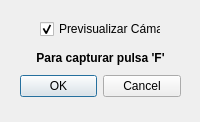
<?xml version="1.0" encoding="UTF-8"?>
<ui version="4.0">
 <class>capturardecamara</class>
 <widget class="QDialog" name="capturardecamara">
  <property name="geometry">
   <rect>
    <x>0</x>
    <y>0</y>
    <width>200</width>
    <height>122</height>
   </rect>
  </property>
  <property name="windowTitle">
   <string>Capturar desde Cámara...</string>
  </property>
  <widget class="QDialogButtonBox" name="buttonBox_previsualizarcamara">
   <property name="geometry">
    <rect>
     <x>20</x>
     <y>70</y>
     <width>161</width>
     <height>32</height>
    </rect>
   </property>
   <property name="orientation">
    <enum>Qt::Horizontal</enum>
   </property>
   <property name="standardButtons">
    <set>QDialogButtonBox::Cancel|QDialogButtonBox::Ok</set>
   </property>
  </widget>
  <widget class="QCheckBox" name="checkBox_previsualizarcamara">
   <property name="geometry">
    <rect>
     <x>40</x>
     <y>20</y>
     <width>121</width>
     <height>18</height>
    </rect>
   </property>
   <property name="text">
    <string>Previsualizar Cámara</string>
   </property>
   <property name="checked">
    <bool>true</bool>
   </property>
  </widget>
  <widget class="QLabel" name="label">
   <property name="geometry">
    <rect>
     <x>30</x>
     <y>50</y>
     <width>141</width>
     <height>16</height>
    </rect>
   </property>
   <property name="font">
    <font>
     <weight>75</weight>
     <bold>true</bold>
    </font>
   </property>
   <property name="text">
    <string>Para capturar pulsa 'F'</string>
   </property>
   <property name="alignment">
    <set>Qt::AlignCenter</set>
   </property>
  </widget>
 </widget>
 <resources/>
 <connections>
  <connection>
   <sender>buttonBox_previsualizarcamara</sender>
   <signal>accepted()</signal>
   <receiver>capturardecamara</receiver>
   <slot>accept()</slot>
   <hints>
    <hint type="sourcelabel">
     <x>248</x>
     <y>254</y>
    </hint>
    <hint type="destinationlabel">
     <x>157</x>
     <y>274</y>
    </hint>
   </hints>
  </connection>
  <connection>
   <sender>buttonBox_previsualizarcamara</sender>
   <signal>rejected()</signal>
   <receiver>capturardecamara</receiver>
   <slot>reject()</slot>
   <hints>
    <hint type="sourcelabel">
     <x>316</x>
     <y>260</y>
    </hint>
    <hint type="destinationlabel">
     <x>286</x>
     <y>274</y>
    </hint>
   </hints>
  </connection>
 </connections>
</ui>
